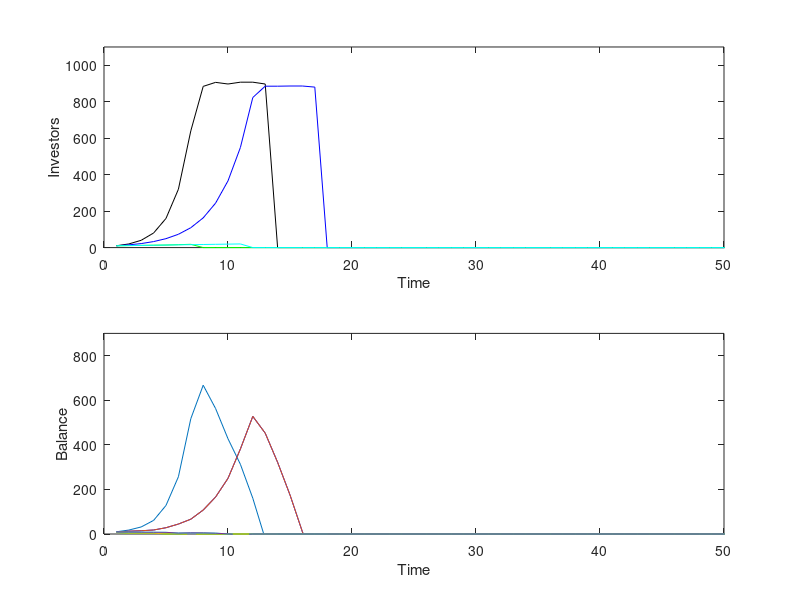

MATLAB code to generate this figure:

%Like Ponzi2, but with more pairings a time step
%Like Ponzi3, but with connectivity matrix
%Like Ponzi4, but with all-or-nothing investing rules & compound interest;

clc
clear

number_agents=1000; %Only even numbers of agents
initial_investors=10;
investment=1;
interest_rate=0.1;
initial_ponzi_balance=0;
time_steps=100;
disivestment_rate=.1;
growth_rate_limit=.2;





for x=1:4
    
    new_population=zeros(1,number_agents);
    new_population(1,1:initial_investors)=ones(1,initial_investors);
    average_connectivity=4;
    
    
    if x==1
        growth_rate_limit=1;
    elseif x==2
        growth_rate_limit=0.5;
    elseif x==3
        growth_rate_limit=0.15;
    else
        growth_rate_limit=0.1;
    end

    connectivity_matrix=zeros(number_agents);

    for d=1:number_agents
        for e=1:number_agents
            if rand < average_connectivity/number_agents
                connectivity_matrix(d,e)=1;
            end
        end
    end

    %average_connectvity/number_agents

    ponzi_balance=initial_ponzi_balance;

    new_investors=sum(new_population);

    t=1;

    ponzi_balance_tracker=zeros(1,time_steps);
    investors_tracker=zeros(1,time_steps);
    new_investors_tracker=zeros(1,time_steps);
    payout_rate_tracker=zeros(1,time_steps);

    agent_ponzi_balances=new_population*investment;

    while t < time_steps && ponzi_balance >= 0
    
        t;

        population=new_population;
    
        disinvestment_this_turn=0;
    
        agent_ponzi_balances=agent_ponzi_balances*(1+interest_rate);
    
        %ponzi dynamics
    
        ponzi_balance=ponzi_balance+investment*new_investors;
        
        
        for b=1:number_agents
            if population(1,b)==1
                if rand < disivestment_rate
                    new_population(1,b)=0;
                    ponzi_balance=ponzi_balance-agent_ponzi_balances(1,b);
                    disinvestment_this_turn=disinvestment_this_turn+agent_ponzi_balances(1,b);
                end
            end
        end
        
        investor_cap=floor((1+growth_rate_limit)*sum(population));
     
    
        for c=1:number_agents
            if sum(new_population) < investor_cap
                if population(1,c)~=1
                    if sum(connectivity_matrix(c,:).*population) > 0
                        new_population(1,c)=1;
                        agent_ponzi_balances(1,c)=investment;
                    end
               end
            end
        end    
       
      

     
        %end learning rule
    
        %learning/new investment
        new_investors=sum(new_population)-sum(population);
    
    
    
        ponzi_balance_tracker(t)=ponzi_balance;
        investors_tracker(t)=sum(population);
        new_investors_tracker(t)=new_investors;
        %diffusion - new investors
    

        payout_rate_tracker(t)=disinvestment_this_turn/ponzi_balance;

        t=t+1;

        %pause
    
        ponzi_balance;
    
    
    end




     subplot(2,1,1)

    if x==1
        plot(investors_tracker,'k')
    elseif x==2
        plot(investors_tracker,'b')
    elseif x==3
        plot(investors_tracker,'g')
    else
        plot(investors_tracker,'c')
    end
        
    axis([0 50 0 number_agents*1.1])

    xlabel('Time')
    ylabel('Investors')

    hold on
    
    subplot(2,1,2)

    if x==1
        plot(ponzi_balance_tracker,'k:')
    elseif x==2
        plot(ponzi_balance_tracker,'b')
    elseif x==3
        plot(ponzi_balance_tracker,'g')
    else
        plot(ponzi_balance_tracker,'c')
    end
    
    plot(ponzi_balance_tracker)
    axis([0 50 0 900])

    xlabel('Time')
    ylabel('Balance')
    
    hold on
    
    pause
    
end
    
subplot(2,1,1)
hold off
subplot(2,1,2)
hold off
